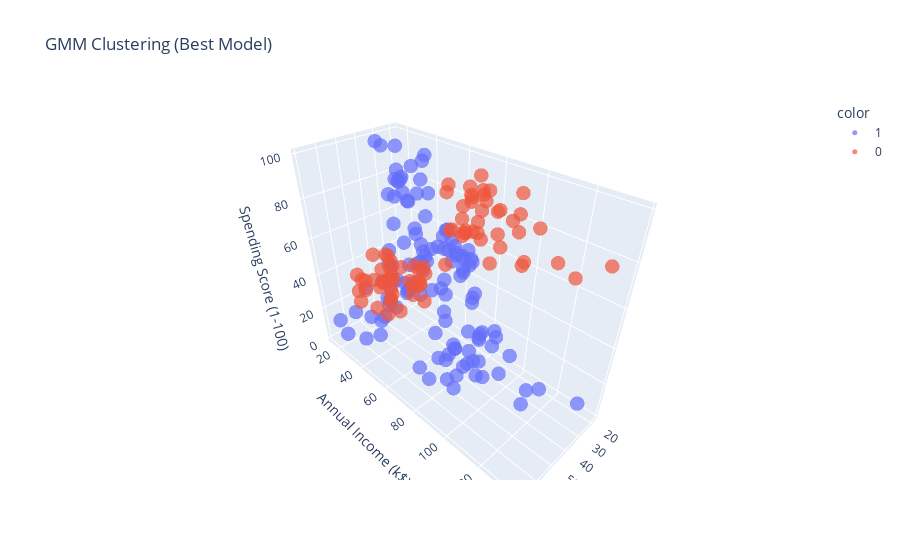

Source (notebook cell):
### Markdown cell above
### 4.1 3D Cluster Comparison

### Code cell
fig = px.scatter_3d(df, 
                    x='Age', 
                    y='Annual Income (k$)', 
                    z='Spending Score (1-100)',
                    color=results['Gaussian Mixture']['labels'].astype(str),
                    size_max=10,
                    opacity=0.7,
                    title='GMM Clustering (Best Model)')
fig.update_traces(marker=dict(size=5))
fig.show()

### Figure 1 — Plotly figure (JSON) as saved in the notebook; plotly's stock layout.template omitted (floating-point values rounded to 4 significant figures)
{"data": [{"hovertemplate": "color=1<br>Age=%{x}<br>Annual Income (k$)=%{y}<br>Spending Score (1-100)=%{z}<extra></extra>", "legendgroup": "1", "marker": {"color": "#636efa", "opacity": 0.7, "size": 5, "symbol": "circle"}, "mode": "markers", "name": "1", "scene": "scene", "showlegend": true, "type": "scatter3d", "x": [19, 21, 20, 23, 31, 22, 35, 23, 64, 30, 67, 35, 58, 24, 37, 22, 35, 20, 52, 35, 35, 25, 46, 31, 54, 29, 45, 35, 40, 23, 60, 21, 53, 18, 49, 21, 42, 30, 36, 20, 24, 48, 31, 49, 24, 27, 29, 31, 33, 31, 47, 27, 19, 18, 43, 19, 32, 47, 26, 40, 23, 49, 38, 46, 21, 22, 34, 18, 40, 32, 24, 27, 48, 20, 23, 26, 21, 19, 38, 19, 18, 19, 27, 38, 23, 43, 59, 47, 25, 20, 44, 19, 57, 28, 25, 48, 34, 43, 44, 47, 37, 34, 56, 19, 50, 42, 36, 40, 36, 52, 58, 59, 37, 46, 41, 54, 41, 34, 33, 47, 45, 32], "y": [15, 15, 16, 16, 17, 17, 18, 18, 19, 19, 19, 19, 20, 20, 20, 20, 21, 21, 23, 23, 24, 24, 25, 25, 28, 28, 28, 28, 29, 29, 30, 30, 33, 33, 33, 33, 34, 34, 37, 37, 38, 39, 39, 39, 39, 40, 40, 40, 42, 43, 43, 46, 46, 48, 48, 48, 48, 49, 54, 54, 54, 54, 54, 54, 54, 57, 58, 59, 60, 60, 60, 60, 61, 61, 62, 62, 62, 63, 64, 64, 65, 65, 67, 67, 70, 71, 71, 71, 72, 73, 73, 74, 75, 76, 77, 77, 78, 78, 78, 78, 78, 78, 79, 81, 85, 86, 87, 87, 87, 88, 88, 93, 97, 98, 99, 101, 103, 103, 113, 120, 126, 137], "z": [39, 81, 6, 77, 40, 76, 6, 94, 3, 72, 14, 99, 15, 77, 13, 79, 35, 66, 29, 98, 35, 73, 5, 73, 14, 82, 32, 61, 31, 87, 4, 73, 4, 92, 14, 81, 17, 73, 26, 75, 92, 36, 61, 28, 65, 47, 42, 42, 60, 54, 41, 51, 55, 59, 50, 59, 47, 42, 54, 48, 52, 42, 55, 44, 57, 55, 60, 41, 40, 42, 52, 50, 42, 49, 41, 55, 42, 54, 42, 46, 48, 50, 56, 40, 29, 35, 11, 9, 34, 5, 7, 10, 5, 40, 12, 36, 22, 17, 20, 16, 1, 1, 35, 5, 26, 20, 27, 13, 10, 13, 15, 14, 32, 15, 39, 24, 17, 23, 8, 16, 28, 18]}, {"hovertemplate": "color=0<br>Age=%{x}<br>Annual Income (k$)=%{y}<br>Spending Score (1-100)=%{z}<extra></extra>", "legendgroup": "0", "marker": {"color": "#EF553B", "opacity": 0.7, "size": 5, "symbol": "circle"}, "mode": "markers", "name": "0", "scene": "scene", "showlegend": true, "type": "scatter3d", "x": [65, 50, 49, 59, 50, 51, 69, 53, 70, 67, 54, 63, 68, 70, 60, 60, 59, 45, 57, 67, 48, 55, 50, 68, 48, 47, 49, 67, 49, 66, 54, 68, 66, 65, 63, 49, 51, 50, 40, 39, 31, 40, 38, 39, 31, 29, 32, 35, 32, 32, 28, 32, 34, 39, 38, 27, 30, 30, 29, 31, 36, 33, 32, 28, 36, 30, 27, 35, 32, 29, 30, 28, 36, 32, 38, 35, 32, 30], "y": [38, 40, 42, 43, 43, 44, 44, 46, 46, 47, 47, 48, 48, 49, 50, 50, 54, 54, 54, 54, 54, 57, 58, 59, 60, 60, 62, 62, 62, 63, 63, 63, 63, 63, 65, 65, 67, 67, 69, 69, 70, 71, 71, 71, 72, 73, 73, 74, 75, 76, 77, 77, 78, 78, 78, 78, 78, 78, 79, 81, 85, 86, 87, 87, 87, 88, 88, 93, 97, 98, 99, 101, 103, 103, 113, 120, 126, 137], "z": [35, 55, 52, 60, 45, 50, 46, 46, 56, 52, 59, 51, 48, 55, 49, 56, 47, 53, 51, 41, 46, 58, 46, 55, 49, 47, 48, 59, 56, 50, 46, 43, 48, 52, 43, 59, 43, 57, 58, 91, 77, 95, 75, 75, 71, 88, 73, 72, 93, 87, 97, 74, 90, 88, 76, 89, 78, 73, 83, 93, 75, 95, 63, 75, 92, 86, 69, 90, 86, 88, 97, 68, 85, 69, 91, 79, 74, 83]}], "layout": {"legend": {"title": {"text": "color"}, "tracegroupgap": 0}, "scene": {"domain": {"x": [0, 1], "y": [0, 1]}, "xaxis": {"title": {"text": "Age"}}, "yaxis": {"title": {"text": "Annual Income (k$)"}}, "zaxis": {"title": {"text": "Spending Score (1-100)"}}}, "title": {"text": "GMM Clustering (Best Model)"}}}
